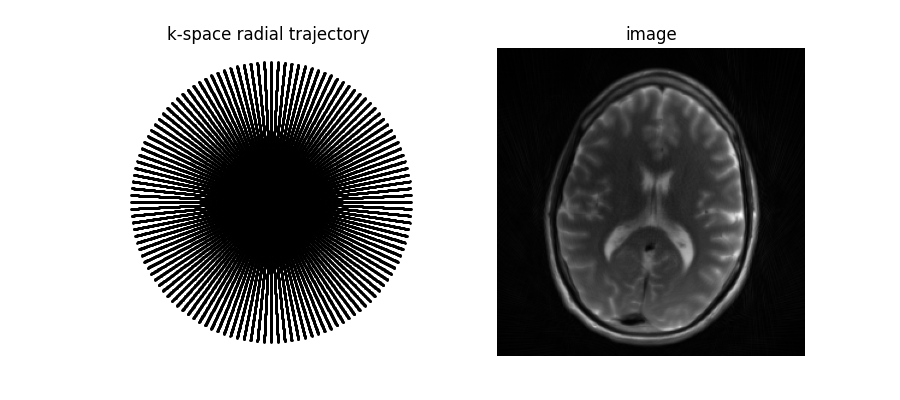

This chart was generated by the following Python code:
import scipy.io as sio
import numpy as np
from pynufft import NUFFT
import matplotlib.pyplot as plt


def combine_channels(image_data):
    return np.sqrt(np.sum(np.square(np.abs(image_data)), axis=2))


data = sio.loadmat('data/brain_64spokes.mat')
raw_data = data['rawdata']
raw_data_reshape = raw_data.reshape(-1, raw_data.shape[-1])
k = data['k']
print(k.shape, raw_data.shape, raw_data_reshape.shape)
M = raw_data.shape[0] * raw_data.shape[1]

# Create a M*2 np array
# To store the coordinates of k-space points

# om = np.empty((M, 2))
# om[:, 0] = k.real.flatten() * 2 * np.pi  # Normalize the k-space to (-pi, pi)
# om[:, 1] = k.imag.flatten() * 2 * np.pi

# a more generalized method
om = np.empty((M, 2))
om[:, 0] = k.real.flatten()
om[:, 1] = k.imag.flatten()
om = (om - om.min(axis=0)) / (om.max(axis=0) - om.min(axis=0)) * 2 * np.pi - np.pi

# image size
Nd = (256, 256)
print('setting image dimension Nd...', Nd)
# k-space size
Kd = (512, 512)
print('setting spectrum dimension Kd...', Kd)
# interpolation size
Jd = (6, 6)
print('setting interpolation size Jd...', Jd)

NufftObj = NUFFT()
NufftObj.plan(om, Nd, Kd, Jd)

img = np.empty((Nd[0], Nd[1], raw_data_reshape.shape[1]), dtype=np.complex128)
for index, current_raw_data in enumerate(raw_data_reshape.transpose(1, 0)):
    img[:, :, index] = NufftObj.solve(current_raw_data, solver='cg', maxiter=50)
image_final = combine_channels(img)

fig, axes = plt.subplots(1, 2, figsize=(9, 4))
axes[0].plot(om[:, 0], om[:, 1], 'ko', markersize=1)
axes[0].set_aspect(1)
axes[0].set_title('k-space radial trajectory ')
axes[0].axis('off')

axes[1].imshow(image_final, cmap='gray')
axes[1].set_aspect(image_final.shape[0] / image_final.shape[1])
axes[1].set_title('image')
axes[1].axis('off')
